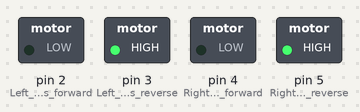
The sketch below on a simulated Arduino Uno, built with avr-gcc and run on an emulated ATmega328P. Parts: switched loads named in the sketch (green lamp = pin HIGH).

Above: at 0.1 s.
Timing chart, 0 to 1.6 s (numbered marks = the images above):
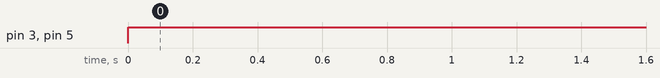

Measured:
- by itself, pin 3 (Left_motors_reverse), pin 5 (Right_motors_reverse): LOW → HIGH at 0.00 s

The sketch:

Roll_the_motor.ino
```cpp
void setup() {
  // Set motor control pins as outputs
  pinMode(2, OUTPUT);  // Left motors forward
  pinMode(3, OUTPUT);  // Left motors reverse
  pinMode(4, OUTPUT);  // Right motors forward
  pinMode(5, OUTPUT);  // Right motors reverse
}

void loop() {
  // Set motor directions
  digitalWrite(2, LOW);  // Left motors forward
  digitalWrite(3, HIGH);   // Left motors reverse (off)
  digitalWrite(4, LOW);  // Right motors forward
  digitalWrite(5, HIGH);   // Right motors reverse (off)
}
```
